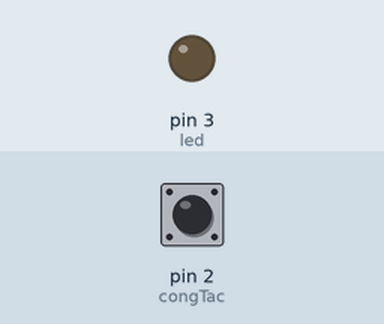
The sketch below on a simulated Arduino Uno, built with avr-gcc and run on an emulated ATmega328P. Parts: output pins drawn as LEDs (lit = HIGH). The inputs (shaded band) are chosen by the test bench; at power-on: pin 2 (congTac) HIGH. What the sketch prints to the serial monitor is not drawn.

Above: at 1.2 s.
1.3 s: pin 2 (congTac) pulled LOW for 0.15 s
At 1.41 s:
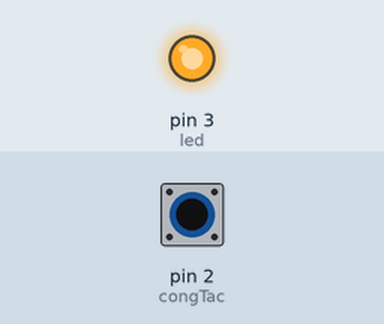
3.0 s: pin 2 (congTac) pulled LOW for 1 s
At 5.3 s:
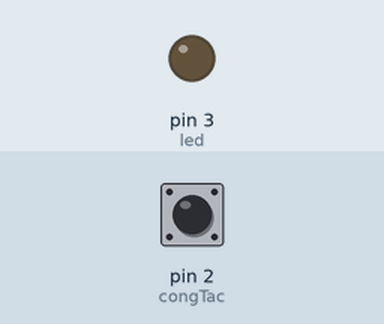
Timing chart, 0 to 6.8 s (numbered marks = the images above; inputs shaded):
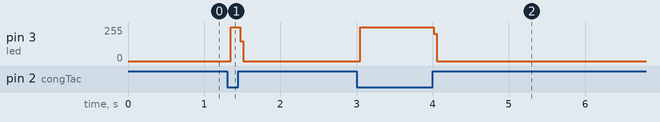

Measured:
- after the input at 1.3 s, pin 3 (led): 0/255 → 255/255 after 0.05 s, → 0/255 0.12 s later
- after the input at 3.0 s, pin 3 (led): 0/255 → 255/255 after 0.05 s, → 0/255 0.96 s later

The sketch:

pushButton-2.ino
```cpp
int congTac = 2;
int led = 3;

void setup()
{
  Serial.begin(9600);
  pinMode(congTac, INPUT_PULLUP);
  pinMode(led, OUTPUT);
}

void loop()
{
  int trangThai = digitalRead(congTac);
  Serial.println(trangThai);

  digitalWrite(led, LOW);
  if (trangThai != 1) {
    digitalWrite(led, HIGH);
  }
}
```
